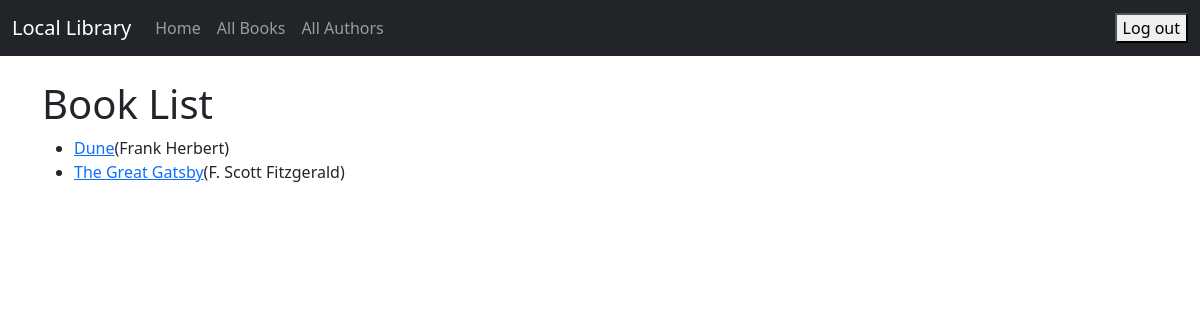
Page /book_list/ (signed in) on the committed database.
### catalog/models.py (models this page shows, shortened)
class Book(models.Model):
    title = models.CharField(max_length=200)
    author = models.ForeignKey('Author', on_delete=models.RESTRICT, null=True)
    summary = models.TextField(max_length=1000, help_text='Enter a brief description of the book')
    isbn = models.CharField('ISBN', max_length=13, unique=True,
                            help_text='13 Character <a href="https://www.isbn-international.org/content/what-isbn">ISBN number</a>')
    genre = models.ManyToManyField(Genre, help_text='Select a genre for this book')
    def get_absolute_url(self):
        return reverse('book_detail', args=[str(self.id)])

class Author(models.Model):
    first_name = models.CharField(max_length=100)
    last_name = models.CharField(max_length=100)
    date_of_birth = models.DateField(null=True, blank=True)
    date_of_death = models.DateField('Died', null=True, blank=True)
    class Meta:
        ordering = ['first_name', 'last_name']
    def __str__(self):
        return f'{self.first_name} {self.last_name}'

### catalog/views.py (the view)
# urls.py: path('book_list/', views.BookListView.as_view(), name='book_list'),
class BookListView(LoginRequiredMixin, generic.ListView): #Followed Tutorial
    model = Book

### catalog/templates/catalog/book_list.html
{% extends "base.html" %}
{% block content %}
    <h1>Book List</h1>
    {% if book_list %}
    <ul>
        {% for book in book_list %}
            <li>
                <a href="{{ book.get_absolute_url }}">{{ book.title }}</a>({{book.author}})
            </li>
        {% endfor %}
    </ul>
    {% else %}
        <p>There are no books in the library.</p>
    {% endif %}
{% endblock %}

### rows in the picture
Book: title "Dune", author "Frank Herbert"
Book: title "The Great Gatsby", author "F. Scott Fitzgerald"
